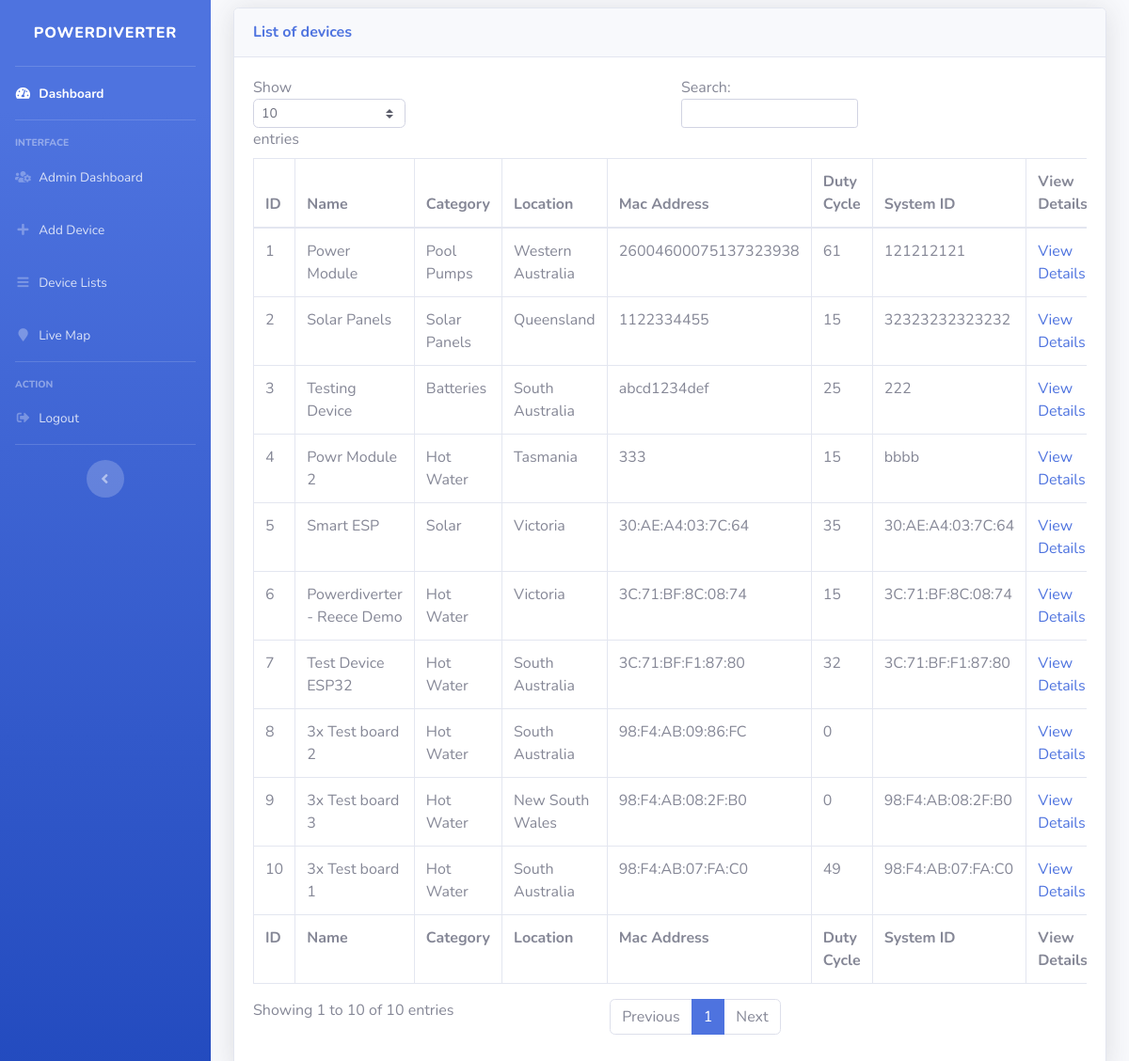
/devices-list.php, run on the app's committed database.
### tables this page shows
CREATE TABLE `devices` (
  `ID` int(255) NOT NULL,
  `device_name` varchar(30) NOT NULL,
  `mac` varchar(20) NOT NULL,
  `category` text NOT NULL,
  `Location` varchar(20) NOT NULL,
  `communication_method` varchar(20) NOT NULL,
  `system_id` varchar(500) NOT NULL,
  `state` text NOT NULL,
  `radio_status` varchar(5) NOT NULL,
  `relay_status` varchar(5) NOT NULL,
  `lat` double NOT NULL,
  `lng` double NOT NULL,
  `last_pole` varchar(30) NOT NULL,
  `last_post` varchar(30) NOT NULL,
  `pole_time_interval` int(255) NOT NULL,
  `post_time_interval` int(255) NOT NULL,
  `power_status` tinyint(1) NOT NULL,
  `dutycycle` int(3) NOT NULL,
  `dutycycle_1` varchar(20) NOT NULL,
  `schedule_dutycycle` int(100) NOT NULL,
  `schedule_start_time` time(6) NOT NULL,
  `schedule_end_time` time(6) NOT NULL
);

### devices-list.php (the view, shortened to what this page needs)
<?php require 'app/app.php'; ?>
<!DOCTYPE html>
<html lang="en">
<?php require 'app/head.inc.php'; ?>
<body id="page-top">
    <div id="wrapper">
        <?php require 'app/sidebar.inc.php'; ?>
        <div id="content-wrapper" class="d-flex flex-column">
            <div id="content">
                <div class="container-fluid">
                    <div class="card shadow mb-4">
                        <div class="card-header py-3">
                            <h6 class="m-0 font-weight-bold text-primary">List of devices</h6>
                        </div>
                        <div class="card-body">
                            <div class="table-responsive">
                                <?php
                                $cat="All Devices";
                                if($cat == "All Devices"){
                                    $sql = "SELECT * FROM devices";
                                }else{
                                    $sql = "SELECT * FROM devices WHERE category='$cat'";
                                }
                                $res = mysqli_query($con, $sql);
                                ?>
                                <table class="table table-bordered" id="dataTable" width="100%" cellspacing="0">
                                    <thead>
                                    <tr>
                                        <th class="font-small">ID</th>
                                        <th class="font-small">Name</th>
                                        <th class="font-small">Category</th>
                                        <th class="font-small">Location</th>
                                        <th class="font-small">Mac Address</th>
                                        <th class="font-small">Duty Cycle</th>
                                        <th class="font-small">System ID</th>
                                        <th class="font-small">View Details</th>
                                    </tr>
                                    </thead>
                                    <tfoot>
                                    <tr>
                                        <th class="font-small">ID</th>
                                        <th class="font-small">Name</th>
                                        <th class="font-small">Category</th>
                                        <th class="font-small">Location</th>
                                        <th class="font-small">Mac Address</th>
                                        <th class="font-small">Duty Cycle</th>
                                        <th class="font-small">System ID</th>
                                        <th class="font-small">View Details</th>
                                    </tr>
                                    </tfoot>
                                    <tbody>
                                    <?php
                                    if(mysqli_num_rows($res) > 0) {
                                        while ($row = mysqli_fetch_assoc($res)) {
                                            echo '
                                    <tr>
                                        <td class="font-small">' . $row["ID"] . '</td>
                                        <td class="font-small">' . $row["device_name"] . '</td>
                                        <td class="font-small">' . $row["category"] . '</td>
                                        <td class="font-small">' . $row["state"] . '</td>
                                        <td class="font-small">' . $row["mac"] . '</td>
                                        <td class="font-small">' . $row["dutycycle"] . '</td>
                                        <td class="font-small">' . $row["system_id"] . '</td>
                                        <td class="font-small"><a href="device-details.php?id='.$row["ID"].'" id="a_style">View Details</a></td>
                                    </tr>
                                ';
                                        }
                                    }else {
                                        echo '<tr><td>No Data Found!</td></tr>';
                                    }
                                    ?>
                                    </tbody>
                                </table>
                            </div>
                        </div>
                    </div>
                </div>
            </div>
            <?php require 'app/footer.inc.php'; ?>
</body>
</html>

### app/head.inc.php (shortened to what this page needs)
<head>
    <link href="assets/vendor/fontawesome-free/css/all.min.css" rel="stylesheet" type="text/css">
    <link href="assets/css/sb-admin-2.min.css" rel="stylesheet">
    <link href="assets/css/custom.css?v=<?php echo rand(); ?>" rel="stylesheet">
</head>

### app/sidebar.inc.php (shortened to what this page needs)
<ul class="navbar-nav bg-gradient-primary sidebar sidebar-dark accordion" id="accordionSidebar">
    <a class="sidebar-brand d-flex align-items-center justify-content-center" href="./">
        <div class="sidebar-brand-text mx-3">PowerDiverter</div>
    </a>
    <hr class="sidebar-divider my-0">
    <li class="nav-item active">
        <a class="nav-link" href="./">
            <i class="fas fa-fw fa-tachometer-alt"></i>
            <span>Dashboard</span></a>
    </li>
    <hr class="sidebar-divider">
    <div class="sidebar-heading">
        Interface
    </div>
    <li class="nav-item">
        <a class="nav-link" href="admin-dashboard.php">
            <i class="fas fa-fw fa-users-cog"></i>
            <span>Admin Dashboard</span></a>
    </li>
    <li class="nav-item">
        <a class="nav-link" href="add-device.php">
            <i class="fas fa-fw fa-plus"></i>
            <span>Add Device</span></a>
    </li>
    <li class="nav-item">
        <a class="nav-link" href="devices-list.php">
            <i class="fas fa-fw fa-bars"></i>
            <span>Device Lists</span></a>
    </li>
    <li class="nav-item">
        <a class="nav-link" href="Maps.php">
            <i class="fas fa-fw fa-map-marker"></i>
            <span>Live Map</span></a>
    </li>
    <hr class="sidebar-divider">
    <div class="sidebar-heading">
        Action
    </div>
    <li class="nav-item">
        <a class="nav-link collapsed" href="#" data-toggle="modal" data-target="#logoutModal">
            <i class="fas fa-fw fa-sign-out-alt"></i>
            <span>Logout</span>
        </a>
    </li>
    <hr class="sidebar-divider d-none d-md-block">
    <div class="text-center d-none d-md-inline">
        <button class="rounded-circle border-0" id="sidebarToggle"></button>
    </div>
</ul>

### app/footer.inc.php (shortened to what this page needs)
</div>
</div>

### data on the page
devices: ID "1", device_name "Power Module", category "Pool Pumps", state "Western Australia", mac "26004600075137323938", dutycycle "61", system "121212121"
devices: ID "2", device_name "Solar Panels", category "Solar Panels", state "Queensland", mac "1122334455", dutycycle "15", system "32323232323232"
devices: ID "3", device_name "Testing Device", category "Batteries", state "South Australia", mac "abcd1234def", dutycycle "25", system "222"
devices: ID "4", device_name "Powr Module 2", category "Hot Water", state "Tasmania", mac "333", dutycycle "15", system "bbbb"
devices: ID "5", device_name "Smart ESP", category "Solar", state "Victoria", mac "30:AE:A4:03:7C:64", dutycycle "35", system "30:AE:A4:03:7C:64"
devices: ID "6", device_name "Powerdiverter - Reece Demo", category "Hot Water", state "Victoria", mac "3C:71:BF:8C:08:74", dutycycle "15", system "3C:71:BF:8C:08:74"
devices: ID "7", device_name "Test Device ESP32", category "Hot Water", state "South Australia", mac "3C:71:BF:F1:87:80", dutycycle "32", system "3C:71:BF:F1:87:80"
devices: ID "8", device_name "3x Test board 2", category "Hot Water", state "South Australia", mac "98:F4:AB:09:86:FC", dutycycle "0"
devices: ID "9", device_name "3x Test board 3", category "Hot Water", state "New South Wales", mac "98:F4:AB:08:2F:B0", dutycycle "0", system "98:F4:AB:08:2F:B0"
devices: ID "10", device_name "3x Test board 1", category "Hot Water", state "South Australia", mac "98:F4:AB:07:FA:C0", dutycycle "49", system "98:F4:AB:07:FA:C0"
